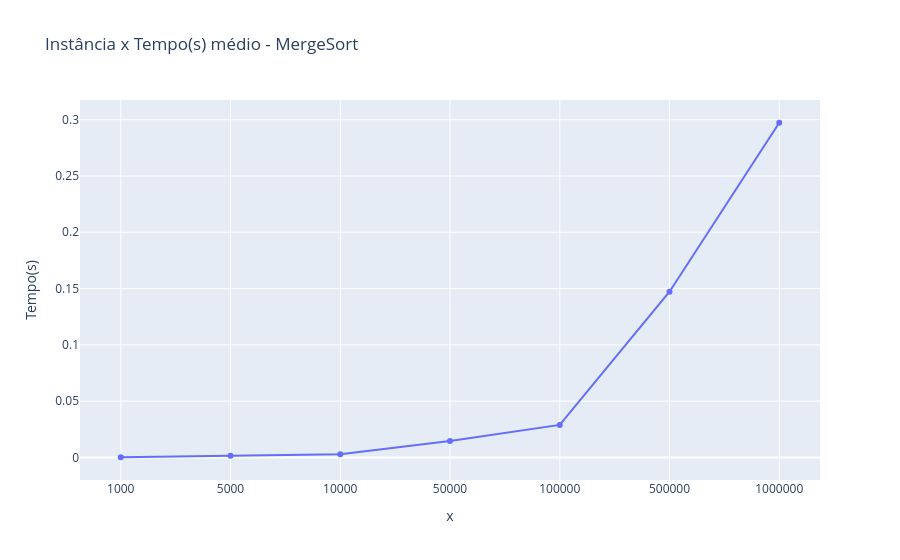

The notebook cell saved with this chart:
### Code cell
grafico_mergeSort_linha.show()

### Figure 1 — Plotly figure (JSON) as saved in the notebook; plotly's stock layout.template omitted (floating-point values rounded to 4 significant figures)
{"data": [{"hovertemplate": "x=%{x}<br>Tempo(s)=%{y}<extra></extra>", "legendgroup": "", "line": {"color": "#636efa", "dash": "solid"}, "marker": {"symbol": "circle"}, "mode": "lines+markers", "name": "", "orientation": "v", "showlegend": false, "type": "scatter", "x": ["1000", "5000", "10000", "50000", "100000", "500000", "1000000"], "xaxis": "x", "y": [0.00015, 0.00143, 0.00273, 0.01467, 0.02891, 0.1472, 0.2973], "yaxis": "y"}], "layout": {"legend": {"tracegroupgap": 0}, "title": {"text": "Instância x Tempo(s) médio - MergeSort"}, "xaxis": {"anchor": "y", "domain": [0, 1], "title": {"text": "x"}}, "yaxis": {"anchor": "x", "domain": [0, 1], "title": {"text": "Tempo(s)"}}}}
